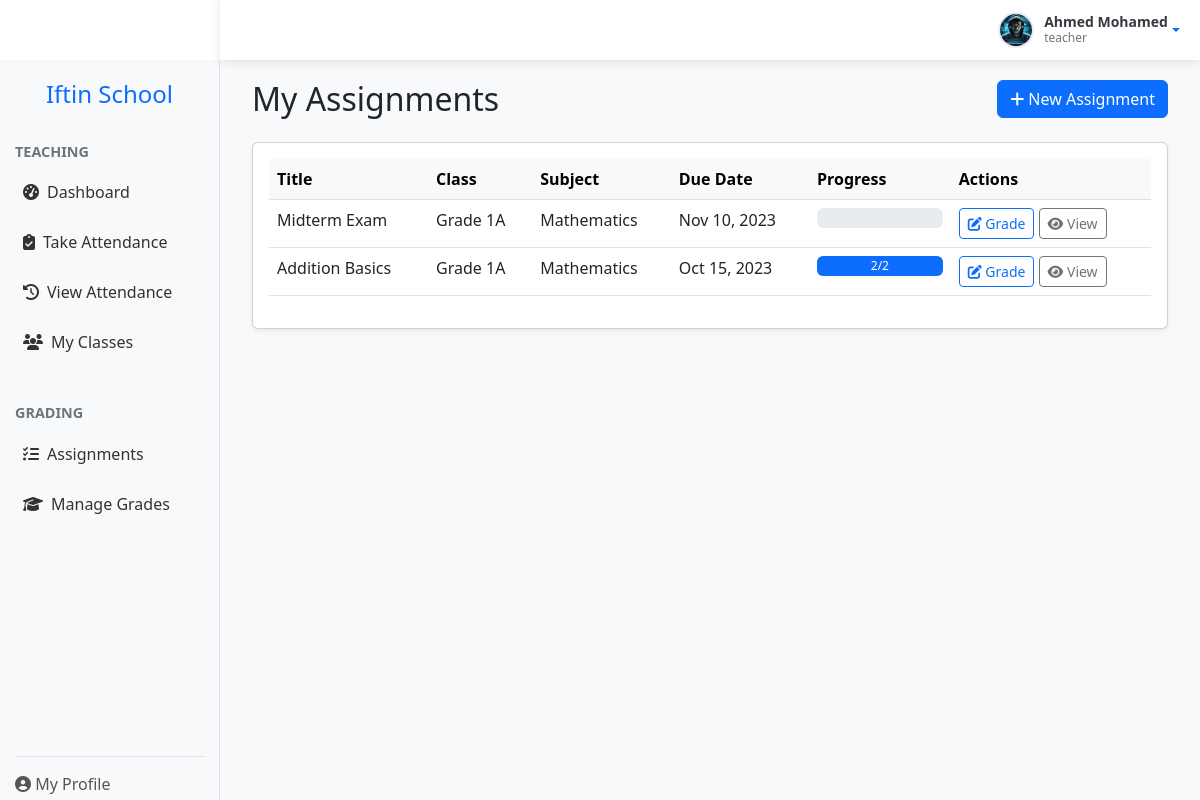
/teacher/grades/assignments.php (signed in), run on the app's committed database.
### tables this page shows
CREATE TABLE assignments (
  assignment_id INT AUTO_INCREMENT PRIMARY KEY,
  class_subject_id INT NOT NULL,
  title VARCHAR(100) NOT NULL,
  description TEXT,
  assignment_type ENUM('homework', 'quiz', 'test', 'project', 'exam') NOT NULL,
  due_date DATE NOT NULL,
  max_score DECIMAL(5,2) NOT NULL,
  weight DECIMAL(5,2) NOT NULL,
  created_at TIMESTAMP DEFAULT CURRENT_TIMESTAMP,
  FOREIGN KEY (class_subject_id) REFERENCES class_subjects(id) ON DELETE CASCADE,
  INDEX idx_due_date (due_date),
  INDEX idx_type (assignment_type)
);

### teacher/grades/assignments.php (the view, shortened to what this page needs)
<?php
require_once __DIR__ . '/../../config/session.php';
require_once __DIR__ . '/../../config/database.php';
$stmt = $db->prepare("SELECT teacher_id FROM teachers WHERE user_id = ?");
$stmt->execute([$session->get('user_id')]);
$teacher = $stmt->fetch();
$teacher_id = $teacher['teacher_id'];
$stmt = $db->prepare("
    SELECT a.assignment_id, a.title, a.due_date, c.class_name, s.subject_name,
           COUNT(g.grade_id) as graded_count,
           COUNT(e.enrollment_id) as total_students
    FROM assignments a
    JOIN class_subjects cs ON a.class_subject_id = cs.id
    JOIN classes c ON cs.class_id = c.class_id
    JOIN subjects s ON cs.subject_id = s.subject_id
    JOIN enrollments e ON c.class_id = e.class_id
    LEFT JOIN grades g ON a.assignment_id = g.assignment_id AND g.student_id = e.student_id
    WHERE cs.teacher_id = ?
    GROUP BY a.assignment_id
    ORDER BY a.due_date DESC
");
$stmt->execute([$teacher_id]);
$assignments = $stmt->fetchAll();
?>
<!DOCTYPE html>
<html lang="en">
<head>
    <link href="https://cdn.jsdelivr.net/npm/bootstrap@5.3.0/dist/css/bootstrap.min.css" rel="stylesheet">
    <link href="https://cdnjs.cloudflare.com/ajax/libs/font-awesome/6.4.0/css/all.min.css" rel="stylesheet">
    <link href="../../assets/css/sidebar.css" rel="stylesheet">
</head>
<body>
    <?php include '../navbar.php'; ?>
    <?php include '../sidebar.php'; ?>
    <div class="main-content-teacher">
        <div class="container-fluid">
            <div class="d-flex justify-content-between align-items-center mb-4">
                <h2 class="mb-0">My Assignments</h2>
                <a href="create.php" class="btn btn-primary">
                    <i class="fas fa-plus"></i> New Assignment
                </a>
            </div>
            <?php if (empty($assignments)): ?>
                <div class="alert alert-info">No assignments found</div>
            <?php else: ?>
                <div class="card shadow-sm">
                    <div class="card-body">
                        <div class="table-responsive">
                            <table class="table table-hover">
                                <thead class="table-light">
                                    <tr>
                                        <th>Title</th>
                                        <th>Class</th>
                                        <th>Subject</th>
                                        <th>Due Date</th>
                                        <th>Progress</th>
                                        <th>Actions</th>
                                    </tr>
                                </thead>
                                <tbody>
                                    <?php foreach ($assignments as $assignment):
                                        $progress = $assignment['total_students'] > 0
                                            ? round(($assignment['graded_count'] / $assignment['total_students']) * 100)
                                            : 0;
                                    ?>
                                    <tr>
                                        <td><?= htmlspecialchars($assignment['title']) ?></td>
                                        <td><?= htmlspecialchars($assignment['class_name']) ?></td>
                                        <td><?= htmlspecialchars($assignment['subject_name']) ?></td>
                                        <td><?= date('M j, Y', strtotime($assignment['due_date'])) ?></td>
                                        <td>
                                            <div class="progress" style="height: 20px;">
                                                <div class="progress-bar" role="progressbar"
                                                     style="width: <?= $progress ?>%"
                                                     aria-valuenow="<?= $progress ?>"
                                                     aria-valuemin="0"
                                                     aria-valuemax="100">
                                                    <?= $assignment['graded_count'] ?>/<?= $assignment['total_students'] ?>
                                                </div>
                                            </div>
                                        </td>
                                        <td>
                                            <a href="manage.php?assignment_id=<?= $assignment['assignment_id'] ?>"
                                               class="btn btn-sm btn-outline-primary">
                                                <i class="fas fa-edit"></i> Grade
                                            </a>
                                            <a href="view.php?assignment_id=<?= $assignment['assignment_id'] ?>"
                                               class="btn btn-sm btn-outline-secondary">
                                                <i class="fas fa-eye"></i> View
                                            </a>
                                        </td>
                                    </tr>
                                    <?php endforeach; ?>
                                </tbody>
                            </table>
                        </div>
                    </div>
                </div>
            <?php endif; ?>
        </div>
    </div>
</body>
</html>

### assets/css/sidebar.css (style rules this page uses)
.main-content-teacher { margin-top: 60px; margin-left: 220px; padding: 20px; min-height: calc(100vh - 60px); background-color: #f8f9fa; }

### teacher/grades/assignments.php (style rules this page uses)
.main-content-teacher { margin-left: 220px; padding: 20px; }
.progress { min-width: 100px; }

### data on the page
assignments: title "Midterm Exam", class_name "Grade 1A", subject_name "Mathematics", due_date "Nov 10, 2023"
assignments: title "Addition Basics", class_name "Grade 1A", subject_name "Mathematics", due_date "Oct 15, 2023", $progress 100 (drawn), graded_count "2", total_students "2"

### other printed values
$_SESSION['user_name'] "Ahmed Mohamed"
$_SESSION['user_role'] "teacher"
